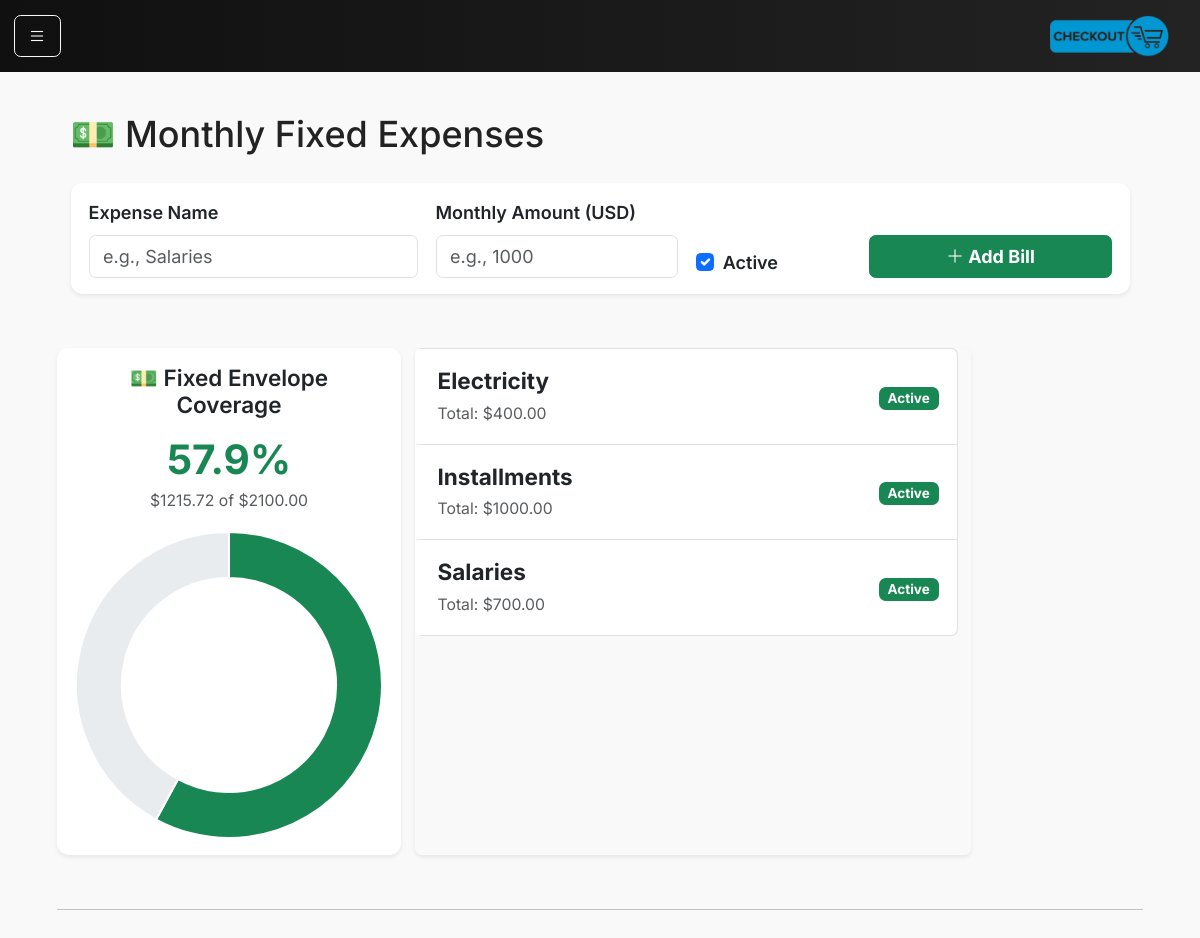
Page /bills on the committed database.
### models.py (models this page shows)
class FixedBill(db.Model):
    __tablename__ = "fixed_bills"
    id = db.Column(db.Integer, primary_key=True)
    name = db.Column(db.String(128), nullable=False)
    monthly_amount_cents = db.Column(db.Integer, nullable=False)
    is_active = db.Column(db.Boolean, default=True)
    custom_start_date = db.Column(db.Date)  # optional: override start-of-month
    created_at = db.Column(db.DateTime, default=datetime.utcnow)

### main.py (the view, shortened to what this page needs)
@app.route("/bills", methods=["GET", "POST"])
def bills():
    from main import db, FixedBill, DailyClosing, FixedCollection, Envelope
    from datetime import date
    today = date.today()
    month_start = today.replace(day=1)
    all_bills = FixedBill.query.order_by(FixedBill.name).all()
    closings = db.session.execute(
        db.select(DailyClosing).where(DailyClosing.date >= month_start)
    ).scalars().all()
    total_allocated_fixed = sum(c.fixed_allocation_cents for c in closings)
    total_collected_fixed = db.session.execute(
        db.select(db.func.coalesce(db.func.sum(FixedCollection.amount_cents), 0))
        .where(FixedCollection.collected_on >= month_start)
    ).scalar() or 0
    active_bills = [b for b in all_bills if b.is_active]
    total_target_cents = sum(b.monthly_amount_cents for b in active_bills) or 1
    for bill in all_bills:
        target = bill.monthly_amount_cents or 1
        bill_share_ratio = target / total_target_cents
        allocated_share = total_collected_fixed * bill_share_ratio
        funded = min(allocated_share, target)
        pct = round((funded / target) * 100, 1)
        remaining = max(target - funded, 0)
        bill.funded = funded / 100
        bill.remaining = remaining / 100
        bill.pct = pct
    fixed_balance = db.session.scalar(
        db.select(Envelope.balance_cents).where(Envelope.code == "FIXED")
    ) or 0
    active_bills = [b for b in all_bills if b.is_active]
    total_target = sum(b.monthly_amount_cents for b in active_bills) or 1
    funded_pct = round((fixed_balance / total_target) * 100, 1)
    today = date.today()
    last30 = db.session.execute(
        db.select(DailyClosing.date, DailyClosing.fixed_allocation_cents)
        .where(DailyClosing.date >= today - timedelta(days=30))
        .order_by(DailyClosing.date)
    ).all()
    running, points = 0, []
    for d, f in last30:
        running += f or 0
        points.append({"date": d.strftime("%b %d"), "balance": running / 100})
    if not all_bills:
        kpis = {"funded_pct": 0, "balance": 0, "total_target": 0}
        points = []
    kpis = {
        "funded_pct": funded_pct,
        "balance": fixed_balance / 100,
        "total_target": total_target / 100,
    }
    return render_template(
        "bills.html",
        bills=all_bills,
        currency="USD",
        today=today,
        points=points,
        kpis=kpis
    )

### main.py (called while the page is built)
@app.context_processor
def inject_request():
    return dict(request=request)

### templates/bills.html (shortened to what this page needs)
{% extends "base.html" %}
{% block content %}
<div class="container-fluid py-4">
    <div class="d-flex justify-content-between align-items-center mb-4">
        <h2 class="mb-0">💵 Monthly Fixed Expenses</h2>
    </div>
    <div class="card shadow-sm mb-4 border-0 ">
        <div class="card-body">
            <form method="POST" class="row g-3 align-items-end">
                <div class="col-md-4 col-sm-6">
                    <label class="form-label fw-semibold">Expense Name</label>
                    <input type="text" name="name" class="form-control" placeholder="e.g., Salaries" required>
                </div>
                <div class="col-md-3 col-sm-6">
                    <label class="form-label fw-semibold">Monthly Amount (USD)</label>
                    <input type="number" name="amount" step="0.01" class="form-control" placeholder="e.g., 1000"
                        required>
                </div>
                <div class="col-md-2 col-sm-4">
                    <div class="form-check mt-4">
                        <input class="form-check-input" type="checkbox" name="active" id="active" checked>
                        <label class="form-check-label fw-semibold" for="active">Active</label>
                    </div>
                </div>
                <div class="col-md-3 col-sm-8 text-end">
                    <button type="submit" class="btn btn-success w-100 fw-bold">
                        <i class="bi bi-plus-lg"></i> Add Bill
                    </button>
                </div>
            </form>
        </div>
    </div>
</div>
<div class="row">
    <div class="col-md-4">
        <div class="card shadow-sm border-0 h-100">
            <div class="card-body text-center">
                <h5 class="fw-semibold mb-3">💵 Fixed Envelope Coverage</h5>
                <div class="display-6 fw-bold text-success mb-1">{{ kpis.funded_pct }}%</div>
                <small class="text-muted d-block mb-3">
                    ${{ '%.2f' % kpis.balance }} of ${{ '%.2f' % kpis.total_target }}
                </small>
                <canvas id="fixedDonutSmall" height="180"></canvas>
            </div>
        </div>
    </div>
    {% if bills %}
    <div class="list-group shadow-sm col-md-6">
        {% for bill in bills %}
        <div class="list-group-item py-3">
            <div class="d-flex justify-content-between align-items-center flex-wrap">
                <div>
                    <h5 class="mb-1 fw-bold">{{ bill.name }}</h5>
                    <small class="text-muted">Total: ${{ "%.2f"|format(bill.monthly_amount_cents / 100) }}</small>
                </div>
                <div class="text-end">
                    {% if bill.is_active %}
                    <span class="badge bg-success">Active</span>
                    {% else %}
                    <span class="badge bg-secondary">Inactive</span>
                    {% endif %}
                </div>
            </div>
        </div>
        {% endfor %}
    </div>
</div>
{% else %}
<div class="alert alert-light border text-center py-4">
    <p class="mb-0 text-muted">No fixed bills yet. Add one above to start tracking your monthly obligations.</p>
</div>
{% endif %}
<hr class="my-5">
{% endblock %}

### static/main.css (style rules this page uses)
html, body { font-family: 'Inter', sans-serif; background-color: #f6f8fb; color: #222; font-size: 18px; padding-top: 25px; background-color: #f9f9f9; }
.card { border-radius: 1rem; }
.list-group-item { border-left: 5px solid transparent; transition: all 0.2s ease-in-out; }
.display-6 { font-size: 2.25rem; }
:root { --ccg-accent: #0d6efd; --ccg-muted: #6c757d; --ccg-card-bg: #ffffff; --ccg-card-br: #e9ecef; }
.card { border: 1px solid #e5e7eb; border-radius: 0.65rem; }
.card-body { padding: 0.9rem 1rem; }

### rows in the picture
FixedBill: name "Electricity", bill.monthly_amount_cents/100 "400.00", is_active "Active"
FixedBill: name "Installments", bill.monthly_amount_cents/100 "1000.00", is_active "Active"
FixedBill: name "Salaries", bill.monthly_amount_cents/100 "700.00", is_active "Active"

### other values in the picture
{{ kpis.funded_pct }} "57.9"
{{ '%.2f' % kpis.balance }} "1215.72"
{{ '%.2f' % kpis.total_target }} "2100.00"
